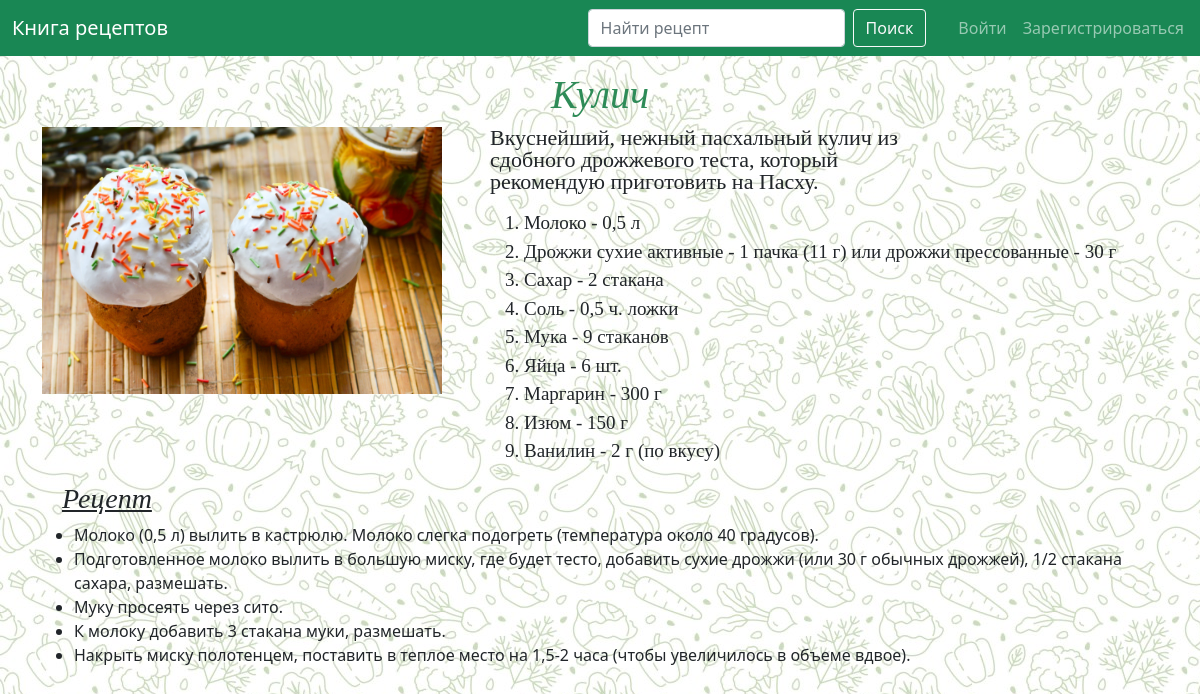
Page /recipe/1 on the earlier database version.
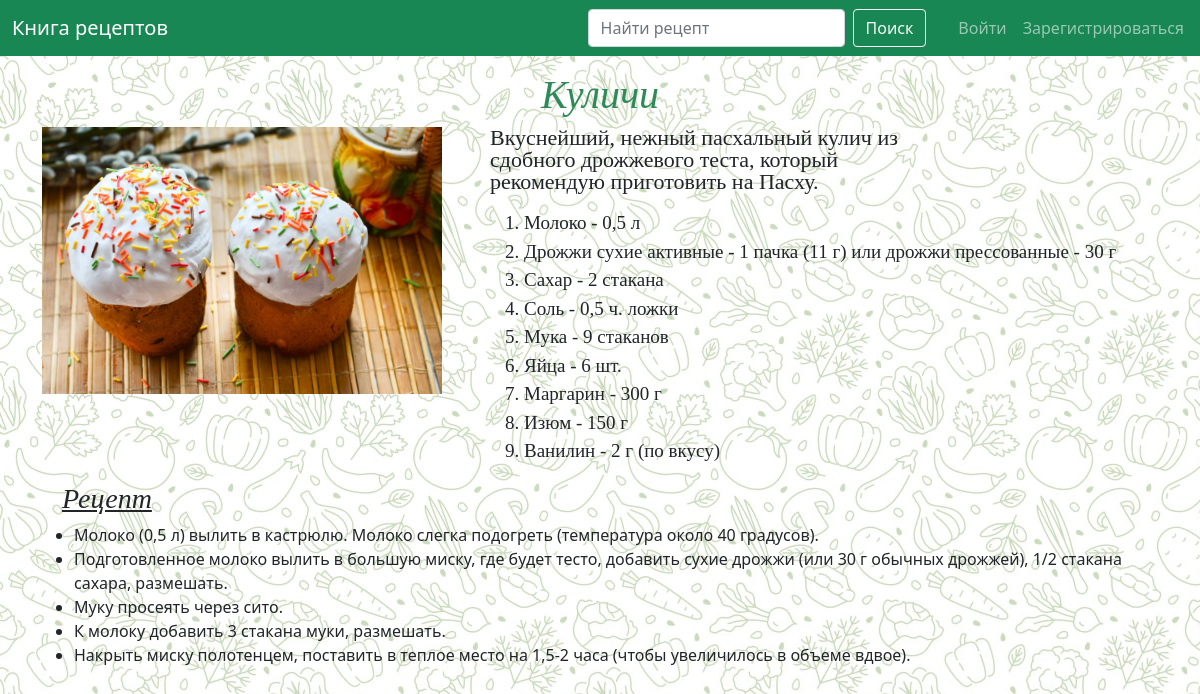
Same page on the later database version.
### data/recipes.py (models this page shows)
class Recipes(SqlAlchemyBase):
    __tablename__ = 'recipes'
    id = sqlalchemy.Column(sqlalchemy.Integer,
                           primary_key=True, autoincrement=True)
    title = sqlalchemy.Column(sqlalchemy.String)
    description = sqlalchemy.Column(sqlalchemy.String)
    picture_name = sqlalchemy.Column(sqlalchemy.String, nullable=False)
    ingredients = sqlalchemy.Column(sqlalchemy.String)
    recipe = sqlalchemy.Column(sqlalchemy.String)
    user_id = sqlalchemy.Column(sqlalchemy.Integer,
                                sqlalchemy.ForeignKey("users.id"))
    categories = orm.relationship("Category",
                                  secondary="recipe_to_category",
                                  backref="recipes")
    user = orm.relationship('User')
    created_date = sqlalchemy.Column(sqlalchemy.DateTime, default=datetime.datetime.now)

### main.py (the view)
@app.route('/recipe/<int:recipe_id>')
def show_one_recipe(recipe_id):
    db_sess = db_session.create_session()
    recipe = db_sess.query(Recipes).get(recipe_id)
    return render_template('recipe.html', title=f'{recipe.title}', recipe=recipe)

### data/db_session.py (called while the page is built)
def create_session() -> Session:
    global __factory
    return __factory()

### templates/recipe.html
{% extends "base.html" %}
{% block content %}
<h1 class="text-center fst-italic fst-bold"
    style="font-family: cursive; color: #2E8B57; margin-top: 15px;">{{ recipe.title }}</h1>
<img src="/static/img/{{ recipe.picture_name }}" style="width: 400px; float: left;" class="me-5">
<p style="margin-right: 200px; font-size: 22px; font-family: serif;" class="lh-1">{{ recipe.description }}</p>
<ol style="margin-left: 450px;">
    {% for item in recipe.ingredients.split('\n') %}
    <li style="font-family: serif; font-size: 19px;">{{ item }}</li>
    {% endfor %}
</ol>
<h3 style="margin-left: 20px; font-family: fantasy; font-style: italic;"
    class="text-decoration-underline">Рецепт</h3>
<ul>
    {% for step in recipe.recipe.split('\n') %}
    <li>{{ step }}</li>
    {% endfor %}
</ul>
{% endblock %}

### templates/base.html (shortened to what this page needs)
<!doctype html>
<html lang="en">
  <head>
    <link rel="stylesheet" href="/static/css/base.css">
    <link href="https://cdn.jsdelivr.net/npm/bootstrap@5.0.2/dist/css/bootstrap.min.css" rel="stylesheet">
  </head>
  <body>
  <header>
  <nav class="navbar navbar-expand-lg navbar-dark bg-success">
  <div class="container-fluid me-1">
    <a class="navbar-brand" href="/">Книга рецептов</a>
   <form class="d-flex justify-content-start" action="search" method="get">
     <input class="form-control me-2" type="search" placeholder="Найти рецепт" aria-label="Search" name="recipe_query">
     <button class="btn btn-outline-light me-2" type="submit">Поиск</button>
  </form>
  </div>
    <div class="collapse navbar-collapse" id="navbarSupportedContent">
      <ul class="navbar-nav me-2">
        {% if current_user.is_authenticated %}
        <li class="nav-item dropdown">
          <a class="nav-link dropdown-toggle" href="#" id="navbarDropdown" role="button" data-bs-toggle="dropdown" aria-expanded="false">
            {{ current_user.name }}
          </a>
          <ul class="dropdown-menu" aria-labelledby="navbarDropdown">
            <li><a class="dropdown-item" href="/logout">Выйти</a></li>
          </ul>
        {% else %}
          <li class="nav-item">
             <a class="nav-link" href="/login">Войти</a>
          </li>
          <li class="nav-item">
             <a class="nav-link" href="/register">Зарегистрироваться</a>
          </li>
        {% endif %}
      </ul>
  </div>
</nav>
</header>
  <main role="main" class="container">
      {% block content %}{% endblock %}
  </main>
  </body>
</html>

### static/css/base.css (style rules this page uses)
body { background-image: url(/static/img/background_image.jpg); }

Differences in the rows shown:
changed Recipes: title "Кулич" → "Куличи"
